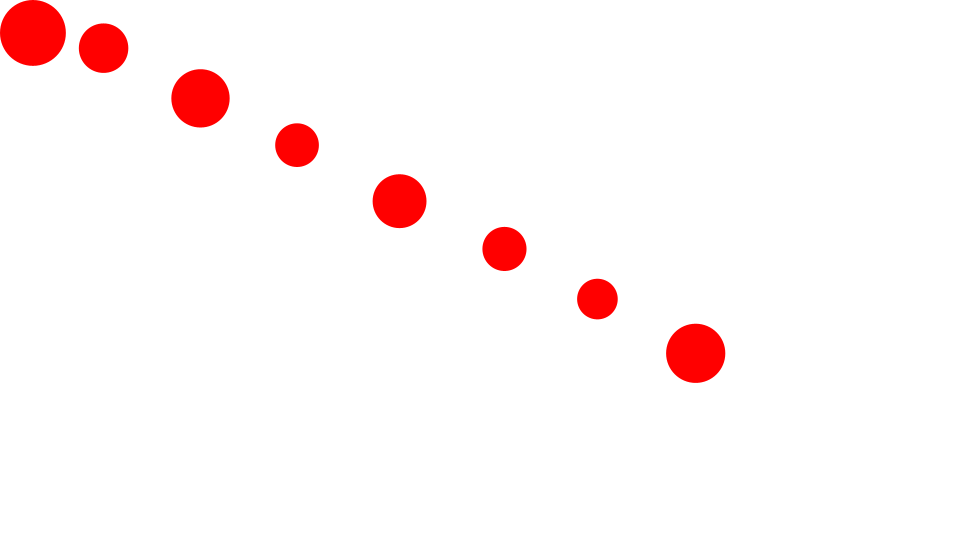
Frame 1 (no input)
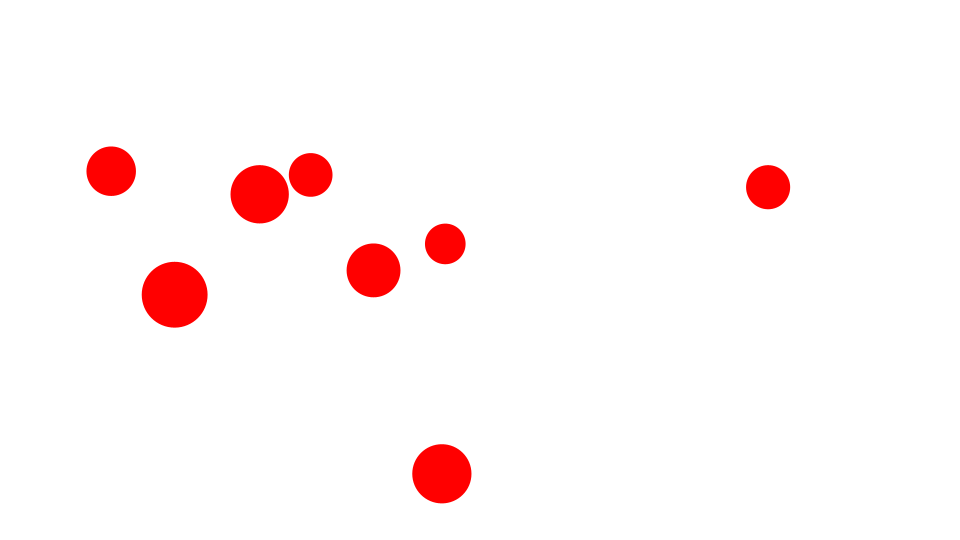
Frame 60 (the mouse pressed at the canvas centre just before this capture)
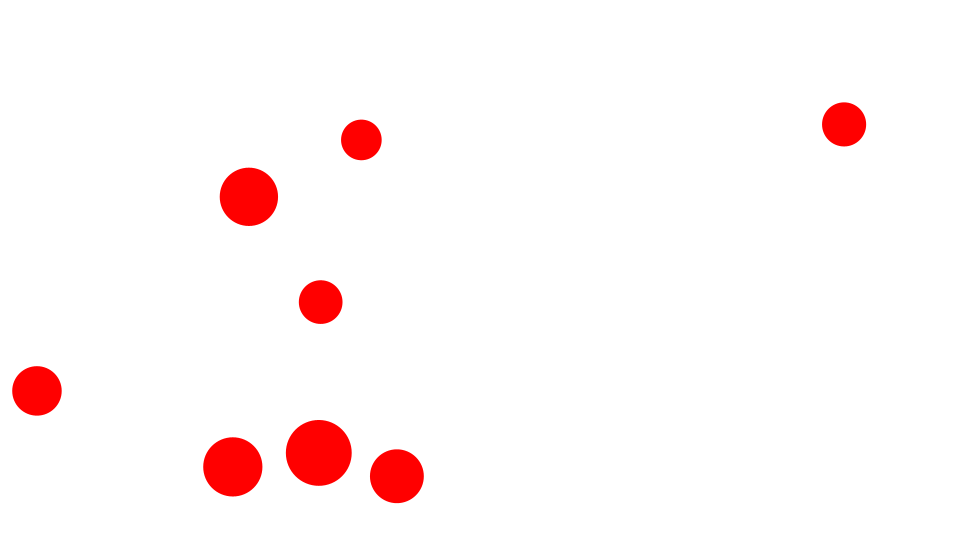
Frame 120 (the mouse held since frame 60 and released just before this capture)

The Processing sketch that drew these frames (run headless with seeded random() and noise(); from frame 60 on, the mouse is pressed at the canvas centre):

// Processing sketch: MultiBilliard1
// ── MultiBilliard1.pde
Ball[] balls;
static final int numBalls = 8;
float bounce = -1.0;

void setup() {
  size(960, 540);
  frameRate(30);
  initialize();
}

void initialize() {
  smooth();
  noStroke();
  
  balls = new Ball[numBalls];
  for(int i=0; i<numBalls; i++) {
    float radius = random(20) + 20;
    balls[i] = new Ball(radius);
    balls[i].mass = radius;
    balls[i].x = i * 100;
    balls[i].y = i * 50;
    balls[i].vx = random(10) - 5;
    balls[i].vy = random(10) - 5;
    balls[i].setFillColor(color(255, 0, 0));
  }
}

void draw() {
  background(255);

  for(int i=0; i<numBalls; i++){
    Ball ball = balls[i];
    ball.x += ball.vx;
    ball.y += ball.vy;
    checkWalls(ball);
    ball.update();
  }
      
  for(int i = 0; i < numBalls - 1; i++){
    Ball ballA = balls[i];
    for(int j=i+1; j<numBalls; j++){
      Ball ballB = balls[j];
      checkCollision(ballA, ballB);
    }
  }
}

void checkWalls(Ball ball) {
  if(ball.x + ball.radius > width){
    ball.x = width - ball.radius;
    ball.vx *= bounce;
  }else if(ball.x - ball.radius < 0){
    ball.x = ball.radius;
    ball.vx *= bounce;
  }
      
  if(ball.y + ball.radius > height){
    ball.y = height - ball.radius;
    ball.vy *= bounce;
  }else if(ball.y - ball.radius < 0){
    ball.y = ball.radius;
    ball.vy *= bounce;
  }
}

void checkCollision(Ball ball0, Ball ball1) {
  float dx = ball1.x - ball0.x;
  float dy = ball1.y - ball0.y;
  float dist = sqrt(dx*dx + dy*dy);
  
  if(dist < ball0.radius + ball1.radius) {
    float angle = atan2(dy, dx);
    float sine = sin(angle);
    float cosine = cos(angle);
        
    Point pos0 = new Point(0, 0);
    Point pos1 = rotate(dx, dy, sine, cosine, true);
    Point vel0 = rotate(ball0.vx, ball0.vy, sine, cosine, true);
    Point vel1 = rotate(ball1.vx, ball1.vy, sine, cosine, true);

    float vxTotal = vel0.x - vel1.x;
    vel0.x = ((ball0.mass - ball1.mass) * vel0.x + 2 * ball1.mass * vel1.x) / (ball0.mass + ball1.mass);
    vel1.x = vxTotal + vel0.x;

    float absV = abs(vel0.x) + abs(vel1.x);
    float overlap = (ball0.radius + ball1.radius)  - abs(pos0.x - pos1.x);
    pos0.x += vel0.x / absV * overlap;
    pos1.x += vel1.x / absV * overlap;
    
    Point pos0F = rotate(pos0.x, pos0.y, sine, cosine, false);
    Point pos1F = rotate(pos1.x, pos1.y, sine, cosine, false);
    
    ball1.x = ball0.x + pos1F.x;
    ball1.y = ball0.y + pos1F.y;
    ball0.x = ball0.x + pos0F.x;
    ball0.y = ball0.y + pos0F.y;

    Point vel0F = rotate(vel0.x, vel0.y, sine, cosine, false);
    Point vel1F = rotate(vel1.x, vel1.y, sine, cosine,false);
    ball0.vx = vel0F.x;
    ball0.vy = vel0F.y;
    ball1.vx = vel1F.x;
    ball1.vy = vel1F.y;
  }
}

Point rotate(float x, float y, float sine, float cosine, Boolean reverse) {
  Point result = new Point(0, 0);
  if(reverse){
    result.x = x * cosine + y * sine;
    result.y = y * cosine - x * sine;
  }else{
    result.x = x * cosine - y * sine;
    result.y = y * cosine + x * sine;
  }
  return result;  
}

////////////////////////////////

class Ball extends Sprite {
  float radius;
  float vx, vy;
  float mass = 1;
  
  Ball(float radius){
    super();
    this.radius = radius;
  }
  
  void draw(){
    if(dist(mouseX, mouseY, x, y) < radius) {
      isRollOver = true;
    }else{
      isRollOver = false;
    }
    ellipse(0, 0, radius*2, radius*2);
  }
}

////////////////////////////////

class Sprite extends Object {
  float x, y;
  float scaleX, scaleY;
  float width, height;
  float rotation;
  boolean visible;
  color strokeColor;
  color fillColor;
  Boolean isStroke;
  Boolean isFill;
  Boolean isRollOver;
  Boolean locked;
  float xoff, yoff;
 
  Sprite() {
    super();
    scaleX = 1.0;
    scaleY = 1.0;
    strokeColor = color(0);
    fillColor = color(0);
    isStroke = false;
    isFill = false;
    isRollOver = false;
    locked = false;
    visible = true;
  }
  
  void update() {
    if(! visible) return;
    pushMatrix();
    if(locked){
      x = mouseX - xoff;
      y = mouseY - yoff;
    }  
    translate(x, y);
    scale(scaleX, scaleY);
    rotate(rotation * PI / 180.0);
    if(isStroke) stroke(strokeColor);
    if(isFill) fill(fillColor);
    draw();
    popMatrix();
  }
  
  void setStrokeColor(color strokeColor) {
    this.strokeColor = strokeColor;
    isStroke = true;
  }
  
  void setFillColor(color fillColor) {
    this.fillColor = fillColor;
    isFill = true;
  }
  
  void startDrag() {
    if(isRollOver){
      locked = true;
      xoff = mouseX - x;
      yoff = mouseY - y;
    }
  }
  
  void stopDrag() {
    locked = false;
  }
  
  void draw() {}
}

////////////////////////////////

class Point extends Object {
  float x, y;
  
  Point(float x, float y) {
    super();
    this.x = x;
    this.y = y;
  }
}

////////////////////////////////

class Object {
  Object() {}
}
